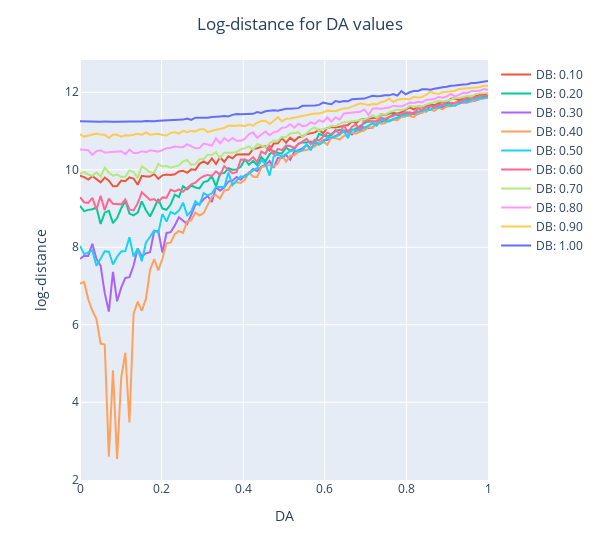

This figure's notebook cell:
### Markdown cell above
visualize the loss-curves as line graphs

### Code cell
px.defaults.width = 600
fig = px.line()
for DB_val in df["DB"].unique():
    x = df["DA"][df["DB"] == DB_val]
    y = df["log_distance"][df["DB"] == DB_val]
    fig.add_scatter(x=x, y=y, name=f"DB: {DB_val:0.2f}")
    
fig.update_layout(
    title_text='Log-distance for DA values',
    title_x=0.5,
    xaxis_title="DA",
    yaxis_title="log-distance"
)
fig.show()
